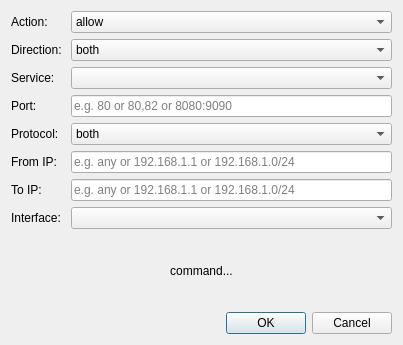
<?xml version="1.0" encoding="UTF-8"?>
<ui version="4.0">
 <class>Dialog_firewall_rules</class>
 <widget class="QDialog" name="Dialog_firewall_rules">
  <property name="geometry">
   <rect>
    <x>0</x>
    <y>0</y>
    <width>403</width>
    <height>345</height>
   </rect>
  </property>
  <property name="windowTitle">
   <string>Add Firewall Rule</string>
  </property>
  <layout class="QVBoxLayout" name="verticalLayout_2">
   <item>
    <layout class="QVBoxLayout" name="verticalLayout">
     <item>
      <layout class="QFormLayout" name="formLayout_2">
       <item row="0" column="0">
        <widget class="QLabel" name="actionLabel">
         <property name="text">
          <string>Action:</string>
         </property>
        </widget>
       </item>
       <item row="0" column="1">
        <widget class="QComboBox" name="actionComboBox">
         <item>
          <property name="text">
           <string>allow</string>
          </property>
         </item>
         <item>
          <property name="text">
           <string>deny</string>
          </property>
         </item>
        </widget>
       </item>
       <item row="1" column="0">
        <widget class="QLabel" name="directionLabel">
         <property name="text">
          <string>Direction: </string>
         </property>
        </widget>
       </item>
       <item row="1" column="1">
        <widget class="QComboBox" name="directionComboBox">
         <item>
          <property name="text">
           <string>both</string>
          </property>
         </item>
         <item>
          <property name="text">
           <string>in</string>
          </property>
         </item>
         <item>
          <property name="text">
           <string>out</string>
          </property>
         </item>
        </widget>
       </item>
       <item row="2" column="0">
        <widget class="QLabel" name="serviceLabel">
         <property name="text">
          <string>Service:</string>
         </property>
        </widget>
       </item>
       <item row="2" column="1">
        <widget class="QComboBox" name="serviceComboBox"/>
       </item>
       <item row="3" column="0">
        <widget class="QLabel" name="portLabel">
         <property name="text">
          <string>Port:</string>
         </property>
        </widget>
       </item>
       <item row="3" column="1">
        <widget class="QLineEdit" name="portLineEdit">
         <property name="placeholderText">
          <string>e.g. 80 or 80,82 or 8080:9090</string>
         </property>
        </widget>
       </item>
       <item row="4" column="0">
        <widget class="QLabel" name="protocolLabel">
         <property name="text">
          <string>Protocol:</string>
         </property>
        </widget>
       </item>
       <item row="4" column="1">
        <widget class="QComboBox" name="protocolComboBox">
         <item>
          <property name="text">
           <string>both</string>
          </property>
         </item>
         <item>
          <property name="text">
           <string>tcp</string>
          </property>
         </item>
         <item>
          <property name="text">
           <string>udp</string>
          </property>
         </item>
        </widget>
       </item>
       <item row="5" column="0">
        <widget class="QLabel" name="fromIPLabel">
         <property name="text">
          <string>From IP:</string>
         </property>
        </widget>
       </item>
       <item row="5" column="1">
        <widget class="QLineEdit" name="fromIPLineEdit">
         <property name="placeholderText">
          <string>e.g. any or 192.168.1.1 or 192.168.1.0/24</string>
         </property>
        </widget>
       </item>
       <item row="6" column="0">
        <widget class="QLabel" name="toIPLabel">
         <property name="text">
          <string>To IP:</string>
         </property>
        </widget>
       </item>
       <item row="6" column="1">
        <widget class="QLineEdit" name="toIPLineEdit">
         <property name="placeholderText">
          <string>e.g. any or 192.168.1.1 or 192.168.1.0/24</string>
         </property>
        </widget>
       </item>
       <item row="7" column="0">
        <widget class="QLabel" name="interfaceLabel">
         <property name="text">
          <string>Interface:</string>
         </property>
        </widget>
       </item>
       <item row="7" column="1">
        <widget class="QComboBox" name="interfaceComboBox"/>
       </item>
      </layout>
     </item>
    </layout>
   </item>
   <item>
    <widget class="QLabel" name="label_command">
     <property name="text">
      <string>command...</string>
     </property>
     <property name="alignment">
      <set>Qt::AlignCenter</set>
     </property>
    </widget>
   </item>
   <item>
    <widget class="QDialogButtonBox" name="buttonBox">
     <property name="orientation">
      <enum>Qt::Horizontal</enum>
     </property>
     <property name="standardButtons">
      <set>QDialogButtonBox::Cancel|QDialogButtonBox::Ok</set>
     </property>
    </widget>
   </item>
  </layout>
 </widget>
 <resources/>
 <connections>
  <connection>
   <sender>buttonBox</sender>
   <signal>accepted()</signal>
   <receiver>Dialog_firewall_rules</receiver>
   <slot>accept()</slot>
   <hints>
    <hint type="sourcelabel">
     <x>248</x>
     <y>254</y>
    </hint>
    <hint type="destinationlabel">
     <x>157</x>
     <y>274</y>
    </hint>
   </hints>
  </connection>
  <connection>
   <sender>buttonBox</sender>
   <signal>rejected()</signal>
   <receiver>Dialog_firewall_rules</receiver>
   <slot>reject()</slot>
   <hints>
    <hint type="sourcelabel">
     <x>316</x>
     <y>260</y>
    </hint>
    <hint type="destinationlabel">
     <x>286</x>
     <y>274</y>
    </hint>
   </hints>
  </connection>
 </connections>
</ui>
